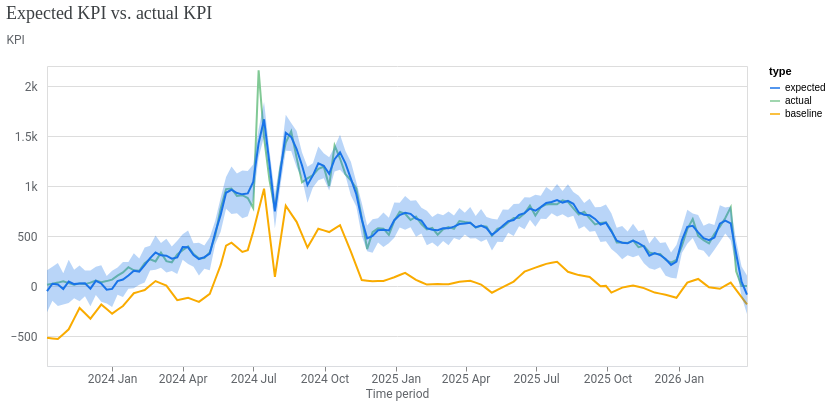

The cell this chart's notebook holds for it:
### Code cell
model_fit = visualizer.ModelFit(mmm)
model_fit.plot_model_fit()

### Figure 1 — Vega-Lite specification as saved in the notebook (floating-point values rounded to 4 significant figures; data arrays with more than 128 entries replaced by an {"elided": "..."} marker saying what was removed)
{"config": {"view": {"continuousWidth": 300, "continuousHeight": 300}, "axis": {"labelColor": "#5F6368", "labelFont": "Roboto", "labelFontSize": 12, "titleColor": "#5F6368", "titleFont": "Roboto", "titleFontSize": 12, "titleFontWeight": "normal"}}, "layer": [{"mark": {"type": "line"}, "encoding": {"color": {"field": "type", "scale": {"domain": ["expected", "actual", "baseline"], "range": ["#1A73E8", "#81C995", "#F9AB00"]}, "type": "nominal"}, "x": {"axis": {"domainColor": "#DADCE0", "format": "%Y %b", "grid": false, "tickCount": 8}, "field": "time", "title": "Time period", "type": "temporal"}, "y": {"axis": {"domain": false, "labelExpr": "replace(format(datum.value, '.3~s'), 'G', 'B')", "labelPadding": 10, "tickCount": 5, "ticks": false, "titleAlign": "left", "titleAngle": 0, "titleY": -20}, "field": "mean", "title": "KPI", "type": "quantitative"}}}, {"mark": {"type": "rule", "opacity": 0}, "encoding": {"opacity": {"condition": {"param": "param_1", "value": 0.3, "empty": false}, "value": 0}, "tooltip": [{"field": "time", "title": "Time period", "type": "temporal"}, {"field": "expected", "format": ",.0f", "title": "Expected", "type": "quantitative"}, {"field": "actual", "format": ",.0f", "title": "Actual", "type": "quantitative"}, {"field": "baseline", "format": ",.0f", "title": "Baseline", "type": "quantitative"}], "x": {"field": "time", "type": "temporal"}}, "name": "view_1", "transform": [{"pivot": "type", "value": "mean", "groupby": ["time"]}]}, {"mark": {"type": "circle", "filled": false, "size": 36}, "encoding": {"color": {"field": "type", "legend": null, "scale": {"domain": ["expected", "actual", "baseline"], "range": ["#1A73E8", "#81C995", "#F9AB00"]}, "type": "nominal"}, "opacity": {"condition": {"param": "param_1", "value": 1, "empty": false}, "value": 0}, "x": {"field": "time", "type": "temporal"}, "y": {"field": "mean", "type": "quantitative"}}}, {"mark": {"type": "area", "opacity": 0.3}, "encoding": {"color": {"field": "type", "legend": null, "scale": {"domain": ["expected"], "range": ["#1A73E8"]}, "type": "nominal"}, "x": {"field": "time", "type": "temporal"}, "y": {"field": "ci_hi", "type": "quantitative"}, "y2": {"field": "ci_lo"}}}], "data": {"name": "data-4e2f03aac56c510672753956e9977cc3"}, "params": [{"name": "param_1", "select": {"type": "point", "clear": "pointerout", "fields": ["time"], "nearest": true, "on": "pointerover"}, "views": ["view_1"]}], "resolve": {"scale": {"color": "independent"}}, "title": {"text": "Expected KPI vs. actual KPI", "anchor": "start", "color": "#3C4043", "font": "Google Sans Display", "fontSize": 18, "fontWeight": "normal", "offset": 10}, "width": 700, "$schema": "https://vega.github.io/schema/vega-lite/v5.20.1.json", "datasets": {"data-4e2f03aac56c510672753956e9977cc3": {"elided": "390 records"}}}
